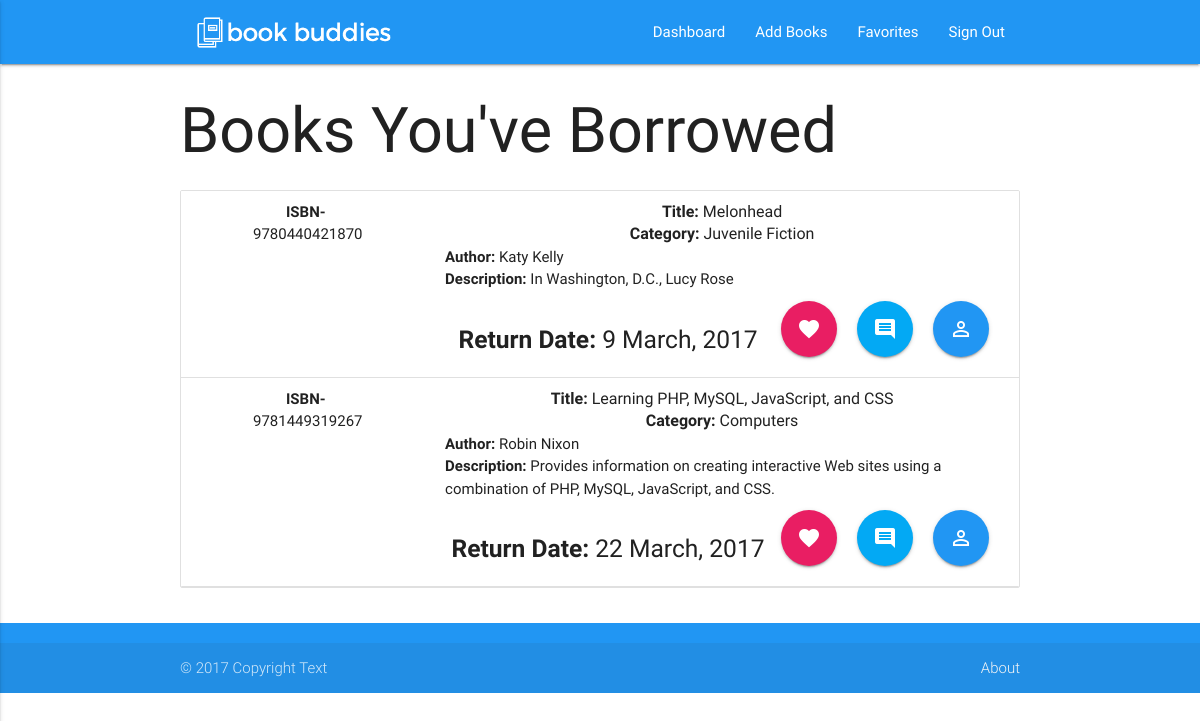
The app's page /borrowedBooks.php (signed in) with its own data.
### tables this page shows
CREATE TABLE `rents` (
  `rent_id` int(10) NOT NULL,
  `book_id` int(10) NOT NULL,
  `borrower_id` int(10) NOT NULL,
  `lender_id` int(10) NOT NULL,
  `return_date` varchar(100) NOT NULL
);

CREATE TABLE `books` (
  `book_id` int(10) NOT NULL,
  `user_id` int(10) NOT NULL,
  `title` varchar(50) NOT NULL,
  `author` varchar(50) NOT NULL,
  `description` varchar(2500) NOT NULL,
  `image_link` varchar(100) NOT NULL,
  `category` varchar(50) NOT NULL,
  `isbn` varchar(20) NOT NULL
);

### borrowedBooks.php (the view, shortened to what this page needs)
<?php
include './partials/navbar.php';
include './partials/footer.php';
require_once 'dbinfo.php';
$user_id = $_SESSION['user_id'];
$borrowedBooks = '';
$conn = new mysqli($hn, $un, $pw, $db);
$query = "SELECT * FROM users, rents, books WHERE rents.book_id = books.book_id AND books.user_id = users.user_id AND rents.borrower_id='$user_id'";
$result = $conn->query($query);
$rows = $result->num_rows;
for ($j = 0 ; $j < $rows ; ++$j) {
  $result->data_seek($j);
  $row = $result->fetch_array(MYSQLI_ASSOC);
  $rent_id = $row['rent_id'];
  $return_date = $row['return_date'];
  $book_id = $row['book_id'];
  $title = $row['title'];
  $author = $row['author'];
  $description = $row['description'];
  $image_link = $row['image_link'];
  $category = $row['category'];
  $isbn = $row['isbn'];
  $lender_email = $row['email'];
  $lender_name = $row['name'];
  $lender_phone = $row['phone'];
  $borrowedBooks .=
  "<li class='collection-item avatar row'>
    <div class='col s12 m2 center'>
      <img src=$image_link alt='' style='{height: 100px; width: auto;}' />
      <p><b>ISBN-</b>$isbn</p>
    </div>
    <div class='col s12 m9 offset-m1'>
      <div class='center'>
        <span class='title'>
          <b>Title: </b>$title
          <br>
          <b>Category: </b> $category
        </span>
      </div>
      <p>
        <b>Author: </b>$author
        <br />
        <b>Description: </b>$description
      </p>
      <a class='modal-trigger btn-floating btn-large waves-effect waves-light right blue' style='margin: 10px;' href='#$rent_id'><i class='material-icons'>perm_identity</i></a>
      <form class='right' method='post' action='comments.php' style='margin: 10px;'>
        <input type='hidden' name='book_id' value='$book_id' />
        <button type='submit' class='btn-floating btn-large waves-effect waves-light light-blue'><i class='material-icons'>comment</i></button>
      </form>
      <form class='right' method='post' action='borrowedBooks.php' style='margin: 10px;'>
        <input type='hidden' name='favorite_book_id' value='$book_id' />
        <button type='submit' class='btn-floating btn-large waves-effect waves-light pink'><i class='material-icons'>favorite</i></button>
      </form>
      <br>
      <div class='center'><h5><b>Return Date:</b> $return_date</h5></div>
    </div>
  </li>
  <div id='$rent_id' class='modal'>
    <div class='modal-content'>
      <div class='row'>
        <div class='col s12 m6 center'>
          <img src='./assets/images/person.png' style='height:200px;'/>
        </div>
        <div class='col s12 m6'>
          <h3>Lender's Information</h3>
          <h5><b>Email </b> <a href='mailto:$lender_email'>$lender_email</a></h5>
          <h5><b>Name </b> $lender_name</h5>
          <h5><b>Phone </b> <a href='tel:$lender_phone'>$lender_phone</a></h5>
        </div>
      </div>
    </div>
    <div class='modal-footer'>
      <a href='#!' class='modal-action modal-close waves-effect waves-red btn-flat'>Close</a>
    </div>
  </div>";
}
?>
<html>
<head>
  <link rel='stylesheet' href='FA/css/font-awesome.min.css'>
  <link rel='stylesheet' href='./assets/materialize/css/materialize.css'>
</head>
<body>
  <?php echo $navbar; ?>
  <main>
  <div class='container row'>
    <h1>Books You've Borrowed</h1>
    <ul class='collection'>
      <?php echo $borrowedBooks; ?>
  </div>
</main>
  <?php echo $footer; ?>
</body>
</html>

### records on screen
rents: book.isbn "9780440421870", book.title "Melonhead", book.category "Juvenile Fiction", book.author "Katy Kelly", book.description "In Washington, D.C., Lucy Rose", return_date "9 March, 2017"
rents: book.isbn "9781449319267", book.title "Learning PHP, MySQL, JavaScript, and CSS", book.category "Computers", book.author "Robin Nixon", book.description "Provides information on creating interactive Web sites using a combination of PHP, MySQL, JavaScript, and CSS.", return_date "22 March, 2017"
